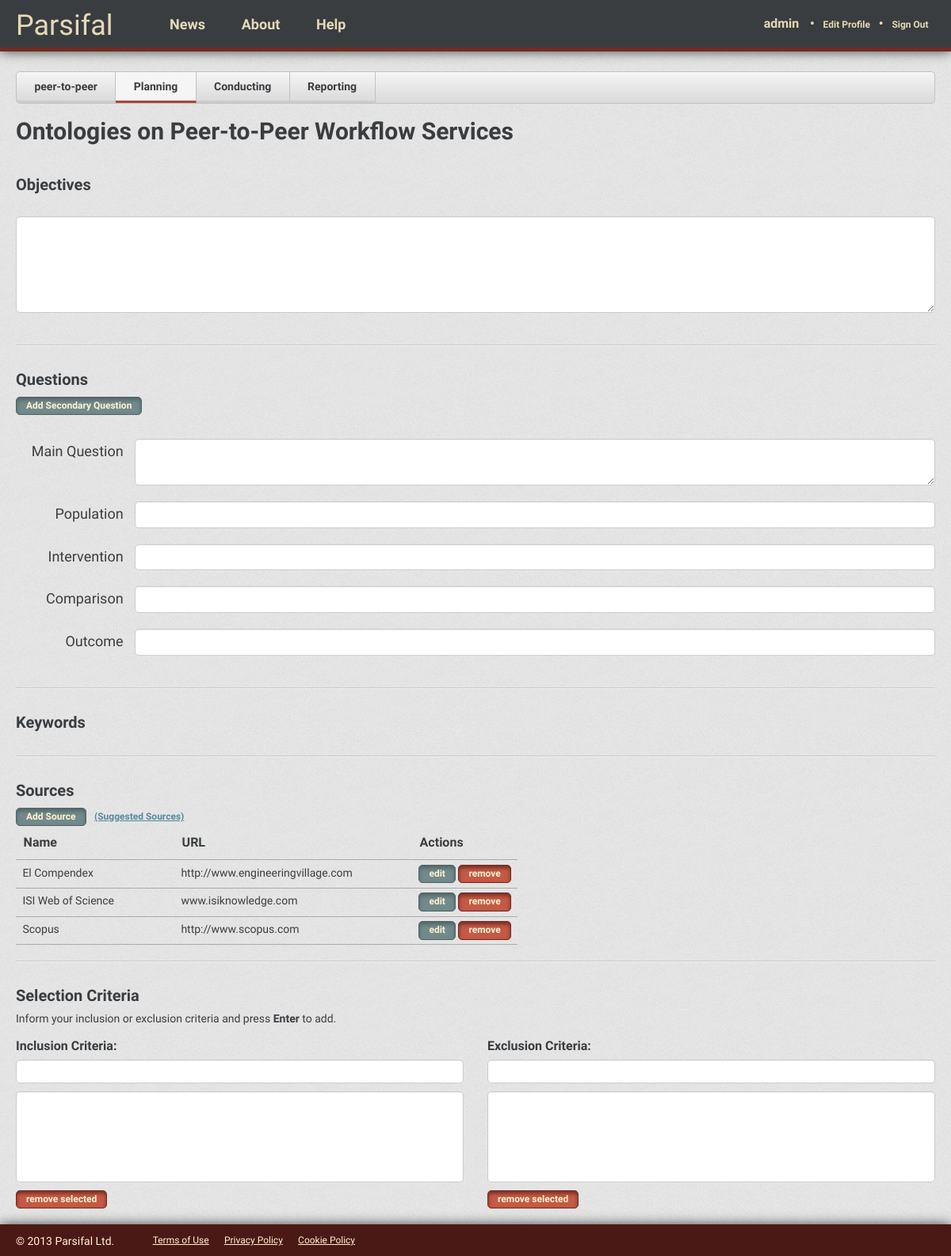
/vitorfs/peer-to-peer/planning/ (signed in), run on an earlier commit of the app's database.
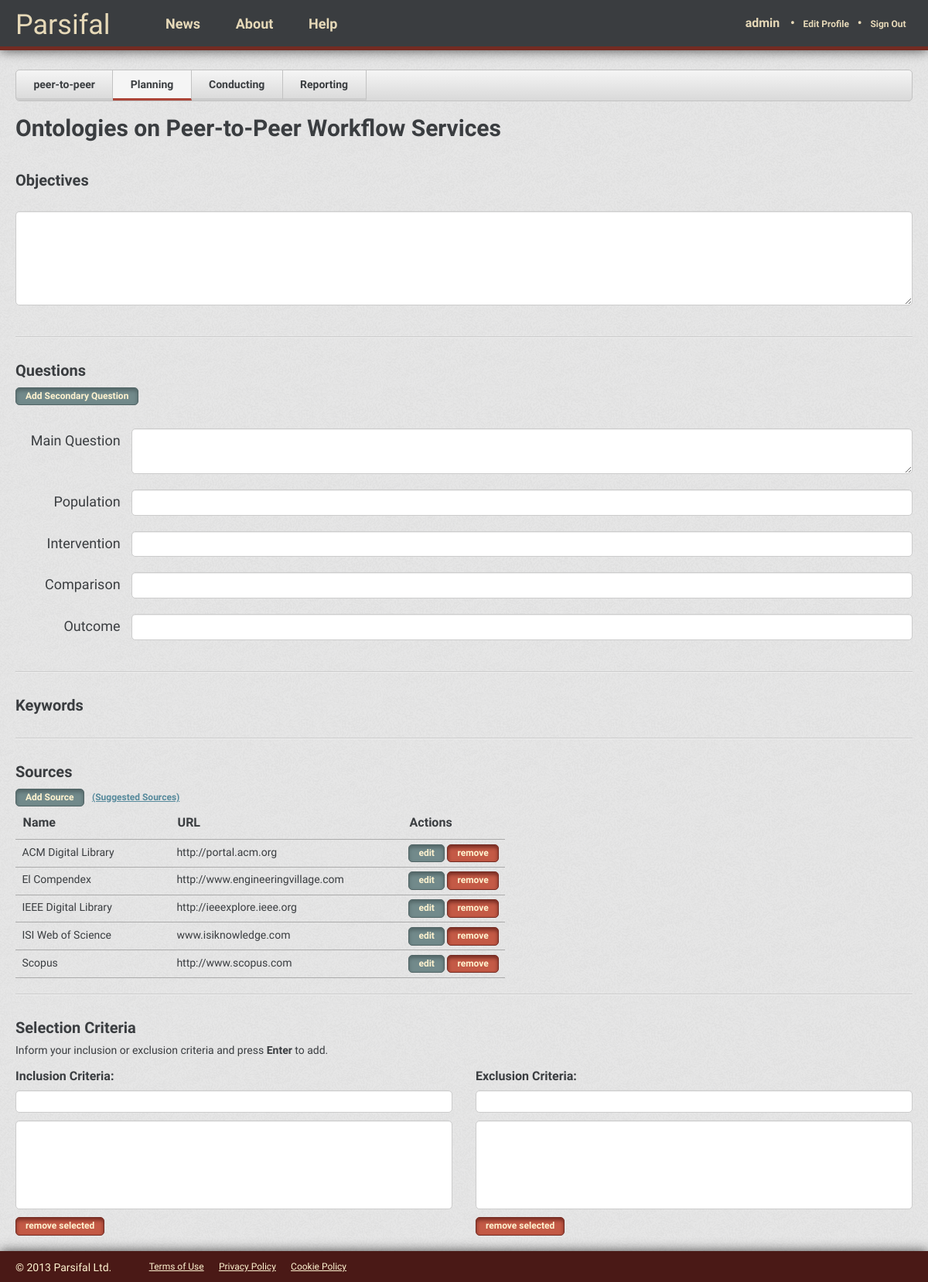
And on a later commit of the database.
### reviews/models.py (models this page shows, shortened)
class Source(models.Model):
    name = models.CharField(max_length=100)
    url = models.CharField(max_length=200)
    class Meta:
        verbose_name = "Source"
        verbose_name_plural = "Sources"
        ordering = ("name",)

### reviews/views.py (the view)
@login_required
def planning(request, username, review_name):
    review = Review.objects.get(short_name=review_name)
    context = RequestContext(request, {'review': review})
    return render_to_response('reviews/planning.html', context)

### reviews/templates/reviews/planning.html (shortened to what the changed rows need)
{% extends 'base_app.html' %}
{% block head_extra %}
  <link href="{{ STATIC_URL }}css/review.css" rel="stylesheet" media="screen">
  <link href="{{ STATIC_URL }}css/planning.css" rel="stylesheet" media="screen">
{% endblock head_extra %}
{% block content %}
  <h1>{{ review.title }}</h1>
  <section id="objective-section" class="clearfix">
    <h2>Objectives</h2>
  </section>
  <section id="question-section" class="clearfix">
    <h2>Questions</h2>
  </section>
  <section id="keywords-section" class="clearfix">
    <h2>Keywords</h2>
  </section>
  <section id="sources-section" class="clearfix">
    <h2>Sources</h2>
    <table class="table" id="tbl-sources">
      <thead>
        <tr>
          <th style="width: 200px">Name</th>
          <th style="width: 300px">URL</th>
          <th>Actions</th>
        </tr>
      </thead>
      <tbody>
        {% for source in review.sources.all %}
          <tr source-id="{{ source.id }}">
            <td>{{ source.name }}</td>
            <td>{{ source.url }}</td>
            <td><button type="button" class="btn btn-small">edit</button> <button type="button" class="btn btn-warning btn-small btn-remove-source">remove</a></td>
          </tr>
        {% endfor %}
      </tbody>
    </table>
  </section>
  <section id="selection-section" class="clearfix">
    <h2>Selection Criteria</h2>
  </section>
{% endblock content %}

What changed in the data, as far as the page shows it:
added Source: name "ACM Digital Library", url "http://portal.acm.org"
added Source: name "IEEE Digital Library", url "http://ieeexplore.ieee.org"
